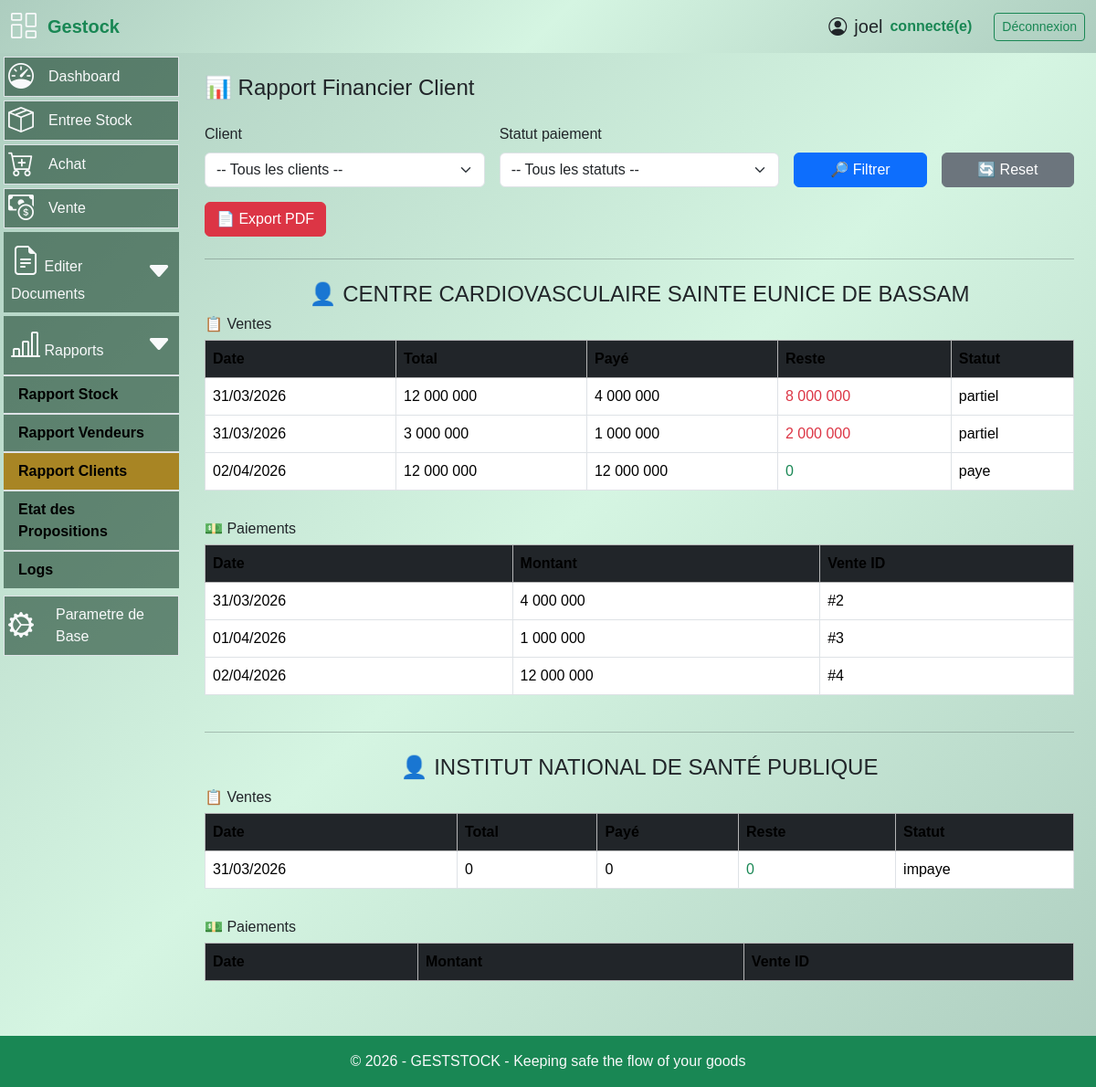
The app's page /rapport/client (signed in), older data.
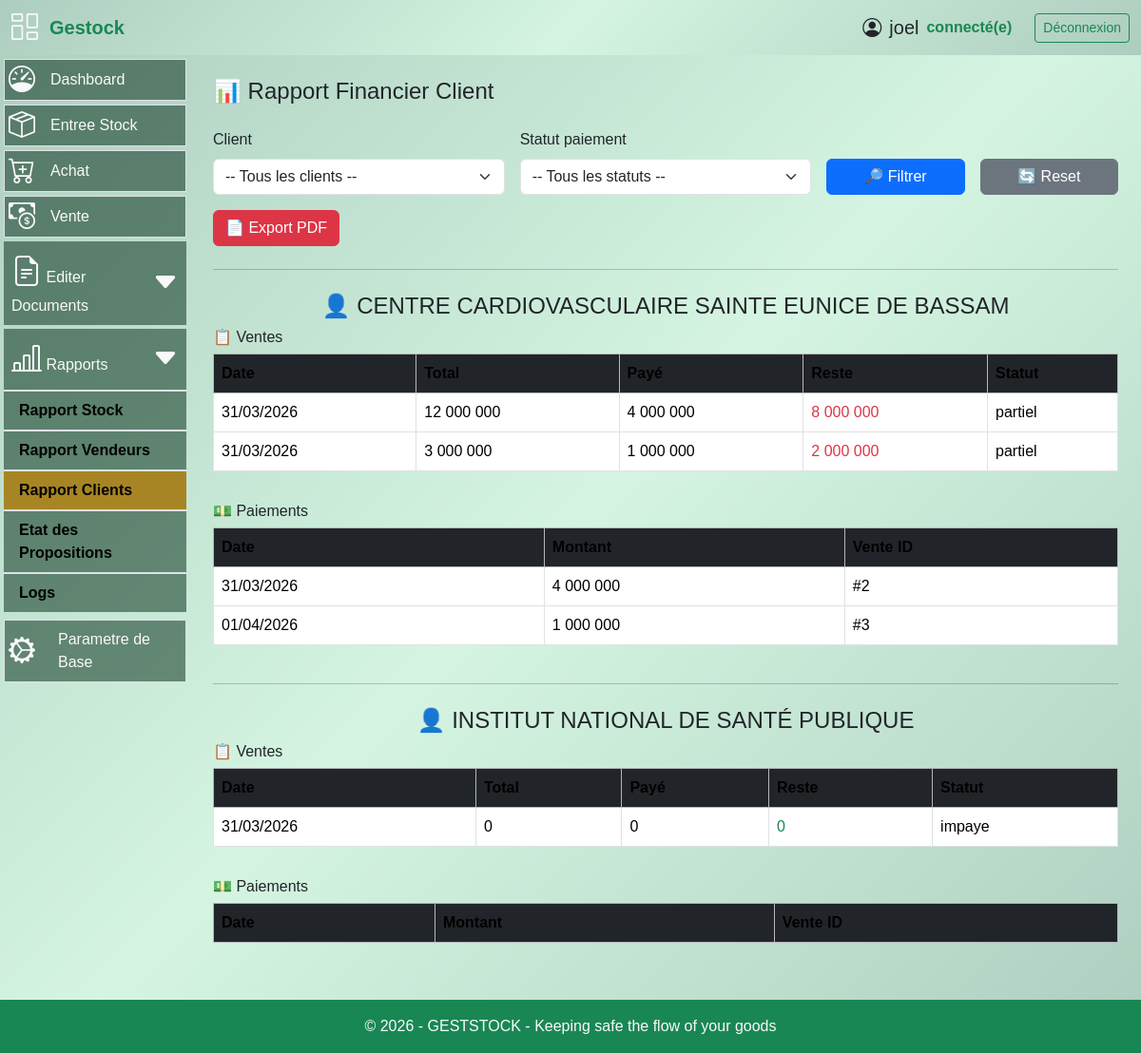
The same page, newer data.
### models.py (models this page shows, shortened)
class Client(db.Model):
    __tablename__ = "client"
    id = db.Column(db.Integer, primary_key=True)
    nom_client = db.Column(db.String(100), nullable=False)
    telephone = db.Column(db.String(30))
    adresse = db.Column(db.String(255), nullable=False)
    attn = db.Column(db.String(255))
    bons_commande = db.relationship(
        "BonCommande",
        back_populates="client",
        cascade="all, delete-orphan"
    )
    bons_livraison = db.relationship(
        "BonLivraison",
        back_populates="client"
    )

class Vente(db.Model):
    id = db.Column(db.Integer, primary_key=True)
    client_id = db.Column(db.Integer, db.ForeignKey('client.id'), nullable=False)
    date_vente = db.Column(db.DateTime(), default = datetime.utcnow, index = True)
    total = db.Column(db.Numeric(10, 2), nullable=False)
    montant_paye = db.Column(db.Numeric(10, 2), default=0)
    reste_a_payer = db.Column(db.Numeric(10, 2), nullable=False)
    bon_livraison_id = db.Column(
        db.Integer,
        db.ForeignKey("bon_livraison.id", name='fk_vente_bon_livraison'),
        nullable=True, index=True
    )
    bon_livraison = db.relationship("BonLivraison", backref="vente", uselist=False)
    statut_paiement = db.Column(
        db.String(20),
        default="impaye"   # impaye | partiel | paye
    )
    vendeur_id = db.Column(
        db.Integer,
        db.ForeignKey("vendeur.id", name='fk_vente_vendeur'),
        nullable=False, # a remplacer par False apres render ok
        index=True
    )
    compagnie_id = db.Column(
        db.Integer,
        db.ForeignKey("vendeur_compagnie.id", name='fk_vente_compagnie'),
        nullable=False,
        index=True
    )
    facture = db.relationship(
    "Facture",
    back_populates="vente",
    uselist=False,
    cascade="all, delete-orphan"
    )
    client = db.relationship('Client', backref='ventes')
    lignes = db.relationship(
        'LigneVente',
        backref='vente',
        lazy=True,
        cascade="all, delete-orphan"
    )
    paiements = db.relationship(
        'Paiement',
        backref='vente',
        cascade="all, delete-orphan"
    )

class Paiement(db.Model):
    id = db.Column(db.Integer, primary_key=True)
    vente_id = db.Column(
        db.Integer,
        db.ForeignKey("vente.id", ondelete="CASCADE"),
        nullable=False
    )
    montant = db.Column(db.Numeric(10, 2), nullable=False)
    mode = db.Column(
        db.String(20)
    )  # cash | mobile_money | carte | virement
    reference_paiement = db.Column(db.String(150), nullable=True)
    annule = db.Column(db.Boolean, default=False)
    date_paiement = db.Column(db.DateTime(), default = datetime.utcnow)

### routes.py (the view, shortened to what this page needs)
@app.route("/rapport/client")
@login_required
def rapport_client():
    client_id = request.args.get("client_id", type=int)
    statut = request.args.get("statut")
    clients = Client.query.order_by(Client.nom_client).all()
    rapport_par_client = []
    for client in clients:
        ventes = Vente.query.options(
            joinedload(Vente.paiements)
        ).filter(Vente.client_id == client.id).all()
        if statut == "solde":
            ventes = [v for v in ventes if v.reste_a_payer == 0]
        elif statut == "non_solde":
            ventes = [v for v in ventes if v.reste_a_payer > 0]
        if not ventes:
            continue
        vente_ids = [v.id for v in ventes]
        paiements = Paiement.query.filter(
            Paiement.vente_id.in_(vente_ids)
        ).all()
        total_ventes = sum(v.total for v in ventes)
        total_paiements = sum(p.montant for p in paiements)
        reste = total_ventes - total_paiements
        rapport_par_client.append({
            "client": client,
            "ventes": ventes,
            "paiements": paiements,
            "total_ventes": total_ventes,
            "total_paiements": total_paiements,
            "reste": reste
        })
    return render_template(
        "rapport_client.html",
        clients=clients,
        rapport_par_client=rapport_par_client,
        client_id=None,
        statut=statut
    )

### app.py (called while the page is built)
@app.after_request
def close_db_connection(response):
    try:
        db.session.close()
    except:
        pass
    return response

### routes.py (called while the page is built)
@app.template_filter('money')
def montant_format(valeur):
    return f"{valeur:,.0f}".replace(",", " ").replace(".", ",")

@app.after_request
def disable_cache(response):
    response.headers["Cache-Control"] = "no-store, no-cache, must-revalidate, private"
    response.headers["Pragma"] = "no-cache"
    response.headers["Expires"] = "0"
    return response

@login_manager.user_loader
def load_user(user_id):
    return User.query.get(int(user_id))

@app.context_processor
def utility_processor():
    def is_active(prefix):
        return request.endpoint and prefix in request.endpoint
    return dict(is_active=is_active)

### templates/rapport_client.html (shortened to what this page needs)
{% extends "base.html" %}
{% block content %}
<div class="container py-4">
<h4 class="mb-4">📊 Rapport Financier Client</h4>
<form method="GET" class="row g-3 mb-4 align-items-end">
    <div class="col-md-4">
        <label class="form-label">Client</label>
        <select name="client_id" class="form-select">
            <option value="">-- Tous les clients --</option>
        </select>
    </div>
    <div class="col-md-4">
        <label class="form-label">Statut paiement</label>
        <select name="statut" class="form-select">
            <option value="">-- Tous les statuts --</option>
        </select>
    </div>
    <div class="col-md-2">
        <button type="submit" class="btn btn-primary w-100">
            🔎 Filtrer
        </button>
    </div>
    <div class="col-md-2">
        <a href="{{ url_for('rapport_client') }}"
           class="btn btn-secondary w-100">
            🔄 Reset
        </a>
    </div>
    <div>
        <a href="{{ url_for('rapport_client_pdf',
                    client_id=request.args.get('client_id'),
                    statut=request.args.get('statut')) }}"
        class="btn btn-danger"
        target="_blank">
        📄 Export PDF
        </a>
    </div>
</form>
{% if not client_id and rapport_par_client %}
{% for bloc in rapport_par_client %}
<hr class="my-4">
<div class="text-center">
    <h4>👤 {{ bloc.client.nom_client }}</h4>
</div>
<h6>📋 Ventes</h6>
<div class="table-responsive mb-3">
    <table class="table table-bordered align-middle">
        <thead class="table-secondary">
            <tr>
                <th>Date</th>
                <th>Total</th>
                <th>Payé</th>
                <th>Reste</th>
                <th>Statut</th>
            </tr>
        </thead>
        <tbody>
            {% for v in bloc.ventes %}
            <tr>
                <td>{{ v.date_vente.strftime('%d/%m/%Y') }}</td>
                <td>{{ v.total | money }}</td>
                <td>{{ v.montant_paye | money }}</td>
                <td class="{% if v.reste_a_payer > 0 %}text-danger{% else %}text-success{% endif %}">
                    {{ v.reste_a_payer | money }}
                </td>
                <td>{{ v.statut_paiement }}</td>
            </tr>
            {% endfor %}
        </tbody>
    </table>
</div>
<h6>💵 Paiements</h6>
<div class="table-responsive">
    <table class="table table-bordered align-middle">
        <thead class="table-secondary">
            <tr>
                <th>Date</th>
                <th>Montant</th>
                <th>Vente ID</th>
            </tr>
        </thead>
        <tbody>
            {% for p in bloc.paiements %}
            <tr>
                <td>{{ p.date_paiement.strftime('%d/%m/%Y') }}</td>
                <td>{{ p.montant | money }}</td>
                <td>#{{ p.vente_id }}</td>
            </tr>
            {% endfor %}
        </tbody>
    </table>
</div>
{% endfor %}
{% endif %}
</div>
{% endblock %}

Row changes from the older to the newer data that the page shows:
removed Vente: date_vente "02/04/2026", total "12 000 000", montant_paye "12 000 000", reste_a_payer "0", statut_paiement "paye", shown under "CENTRE CARDIOVASCULAIRE SAINTE EUNICE DE BASSAM"
removed Paiement: date_paiement "02/04/2026", montant "12 000 000", vente_id "4"
